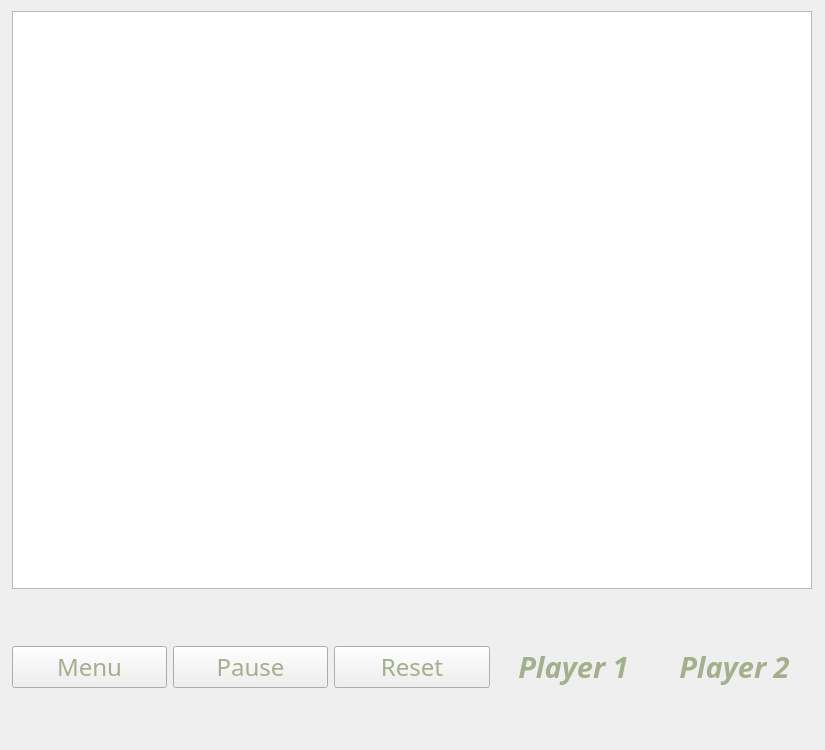
<?xml version="1.0" encoding="UTF-8"?>
<ui version="4.0">
 <class>MultiPlayer</class>
 <widget class="QWidget" name="MultiPlayer">
  <property name="geometry">
   <rect>
    <x>0</x>
    <y>0</y>
    <width>825</width>
    <height>750</height>
   </rect>
  </property>
  <property name="windowTitle">
   <string>Form</string>
  </property>
  <layout class="QGridLayout" name="gridLayout">
   <item row="0" column="0" rowspan="4">
    <widget class="QGraphicsView" name="graphicsView">
     <property name="maximumSize">
      <size>
       <width>800</width>
       <height>600</height>
      </size>
     </property>
     <property name="interactive">
      <bool>true</bool>
     </property>
     <property name="sceneRect">
      <rectf>
       <x>0.000000000000000</x>
       <y>0.000000000000000</y>
       <width>600.000000000000000</width>
       <height>400.000000000000000</height>
      </rectf>
     </property>
     <property name="viewportUpdateMode">
      <enum>QGraphicsView::BoundingRectViewportUpdate</enum>
     </property>
    </widget>
   </item>
   <item row="5" column="0">
    <layout class="QHBoxLayout" name="horizontalLayout">
     <item>
      <widget class="MyPushButton" name="menuButton">
       <property name="minimumSize">
        <size>
         <width>0</width>
         <height>35</height>
        </size>
       </property>
       <property name="font">
        <font>
         <family>Chinese Rocks Rg</family>
         <pointsize>18</pointsize>
         <weight>50</weight>
         <italic>false</italic>
         <bold>false</bold>
        </font>
       </property>
       <property name="styleSheet">
        <string notr="true">border-image: url(:/menu/img/ButtonFrame.png);
background-image: url(:/menu/img/ALLGAMEBG.png);
background-position: center;
background-repeat: no-repeat;
background-attachment: fixed;

color: rgb(164, 175, 141);</string>
       </property>
       <property name="text">
        <string>Menu</string>
       </property>
      </widget>
     </item>
     <item>
      <widget class="MyPushButton" name="pauseButton">
       <property name="minimumSize">
        <size>
         <width>0</width>
         <height>35</height>
        </size>
       </property>
       <property name="font">
        <font>
         <family>Chinese Rocks Rg</family>
         <pointsize>18</pointsize>
         <weight>50</weight>
         <italic>false</italic>
         <bold>false</bold>
        </font>
       </property>
       <property name="styleSheet">
        <string notr="true">border-image: url(:/menu/img/ButtonFrame.png);
background-image: url(:/menu/img/ALLGAMEBG.png);
background-position: center;
background-repeat: no-repeat;
background-attachment: fixed;

color: rgb(164, 175, 141);</string>
       </property>
       <property name="text">
        <string>Pause</string>
       </property>
      </widget>
     </item>
     <item>
      <widget class="MyPushButton" name="resetButton">
       <property name="minimumSize">
        <size>
         <width>0</width>
         <height>35</height>
        </size>
       </property>
       <property name="font">
        <font>
         <family>Chinese Rocks Rg</family>
         <pointsize>18</pointsize>
         <weight>50</weight>
         <italic>false</italic>
         <bold>false</bold>
        </font>
       </property>
       <property name="styleSheet">
        <string notr="true">border-image: url(:/menu/img/ButtonFrame.png);
background-image: url(:/menu/img/ALLGAMEBG.png);
background-position: center;
background-repeat: no-repeat;
background-attachment: fixed;

color: rgb(164, 175, 141);</string>
       </property>
       <property name="text">
        <string>Reset</string>
       </property>
      </widget>
     </item>
     <item>
      <layout class="QVBoxLayout" name="verticalLayout">
       <item>
        <widget class="QLabel" name="label">
         <property name="font">
          <font>
           <family>Agency FB</family>
           <pointsize>22</pointsize>
           <weight>75</weight>
           <italic>true</italic>
           <bold>true</bold>
          </font>
         </property>
         <property name="styleSheet">
          <string notr="true">color: rgb(164, 175, 141);</string>
         </property>
         <property name="text">
          <string>Player 1</string>
         </property>
         <property name="alignment">
          <set>Qt::AlignCenter</set>
         </property>
        </widget>
       </item>
      </layout>
     </item>
     <item>
      <layout class="QVBoxLayout" name="verticalLayout_2">
       <item>
        <widget class="QLabel" name="label_2">
         <property name="font">
          <font>
           <family>Agency FB</family>
           <pointsize>22</pointsize>
           <weight>75</weight>
           <italic>true</italic>
           <bold>true</bold>
          </font>
         </property>
         <property name="styleSheet">
          <string notr="true">color: rgb(164, 175, 141);</string>
         </property>
         <property name="text">
          <string>Player 2</string>
         </property>
         <property name="alignment">
          <set>Qt::AlignCenter</set>
         </property>
        </widget>
       </item>
      </layout>
     </item>
    </layout>
   </item>
  </layout>
 </widget>
 <customwidgets>
  <customwidget>
   <class>MyPushButton</class>
   <extends>QPushButton</extends>
   <header>mypushbutton.h</header>
  </customwidget>
 </customwidgets>
 <resources/>
 <connections/>
</ui>
